Frame 1 (no input): blank canvas, image omitted
Frame 60 (the mouse pressed at the canvas centre just before this capture): blank canvas, image omitted
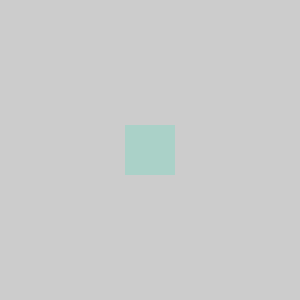
Frame 120 (the mouse held since frame 60 and released just before this capture)

The Processing sketch whose frames 1 and 60 were blank and that drew this single picture after the mouse press (run headless with seeded random() and noise(); from frame 60 on, the mouse is pressed at the canvas centre):

// Processing sketch: stump
// ── stump.pde
int frame=60;
int sw;


void setup(){
  size(300,300);
  noStroke();
  rectMode(CENTER);
}

void draw(){

    if(sw==1){
    fill(233,104,135,100);//pink
    rect(mouseX,mouseY,50,50);
    sw=0;
    }
  
  if(sw==2){
    fill(118,216,195,100);//skyblue
    rect(mouseX,mouseY,50,50);
    sw=0;
  }
  
  if(sw==3){
     fill(248,195,99,100);//orange
     rect(mouseX,mouseY,50,50);
    sw=0;
  }
  
  println(sw);
  
}

void mousePressed(){
  sw=(int)random(4);
  
}
